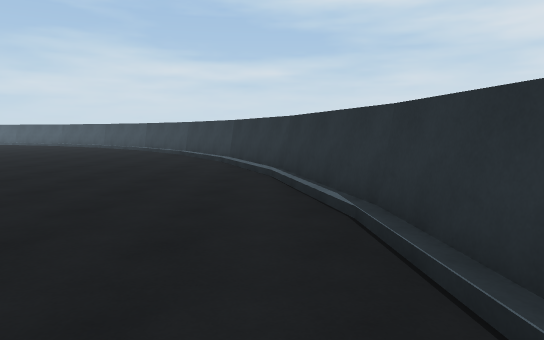
view 1 (above)

17 first-person views from a walk through a 3-D level made in the Unity game engine. The camera is 1.4 m above the floor, tilts 6° down and sees 70° across. The floor is counted in squares, 2 m on a side. Each view is taken from the middle of a square. On the plan, view 1 faces up. The plan holds only what a view shows up to about 11 squares ahead; the rest is blank. The place goes on beyond the plan.

view 2
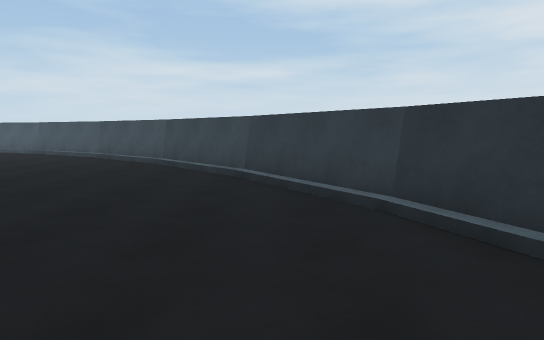

view 3
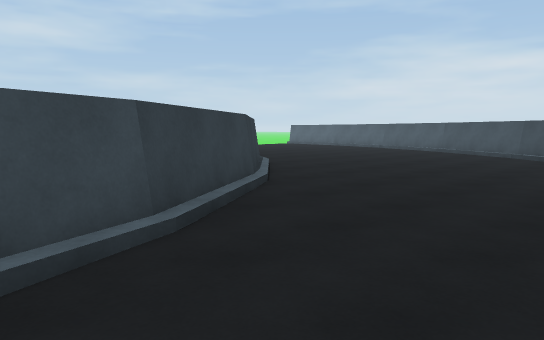

view 4
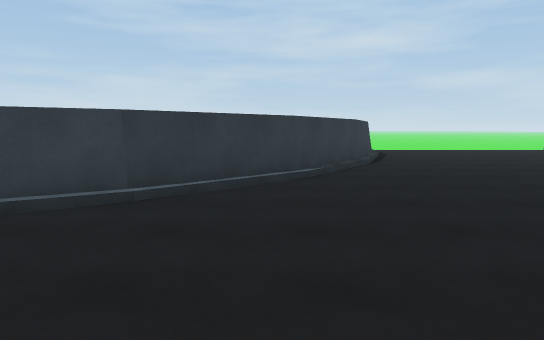

view 5
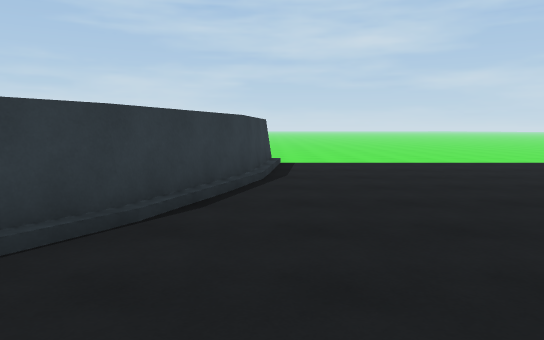

view 6
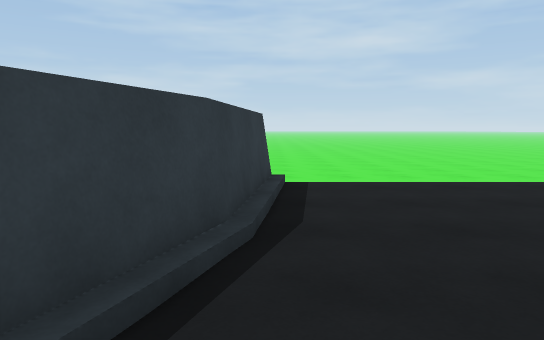

view 7
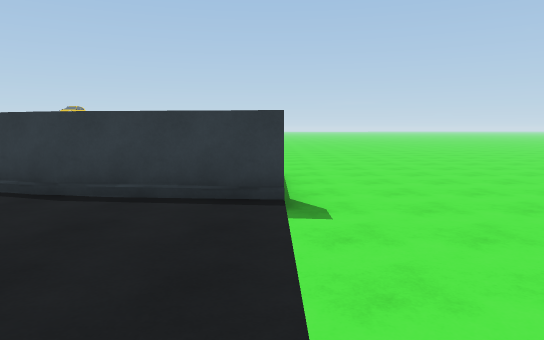

view 8
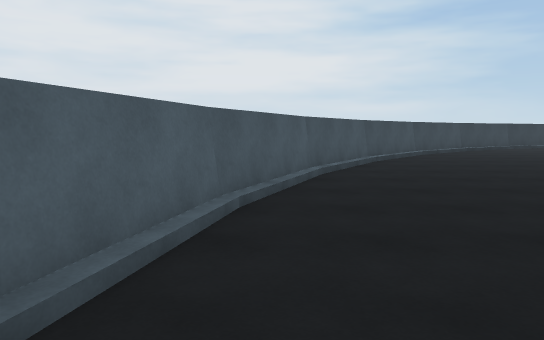

view 9
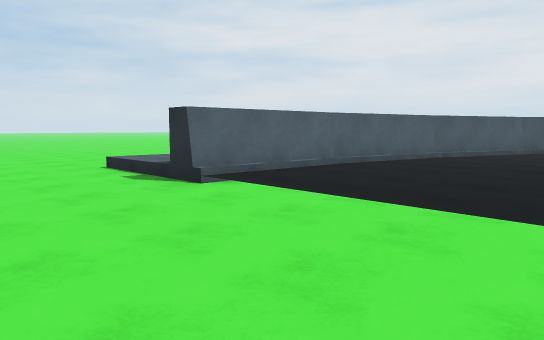

view 10
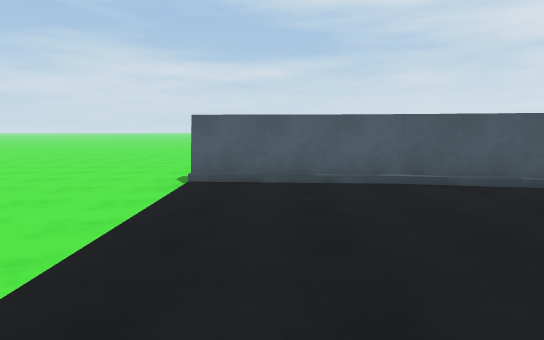

view 11
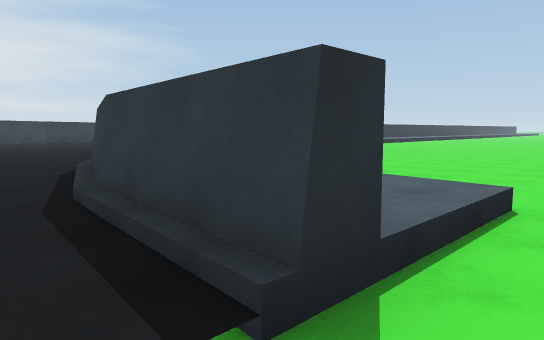

view 12
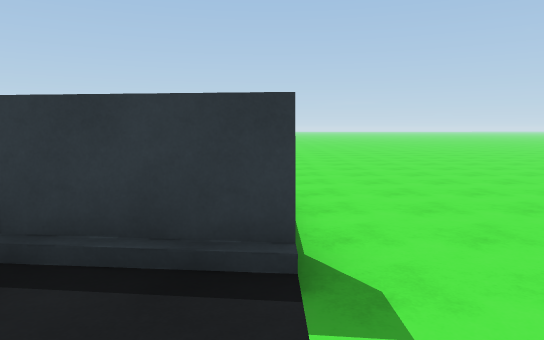

view 13
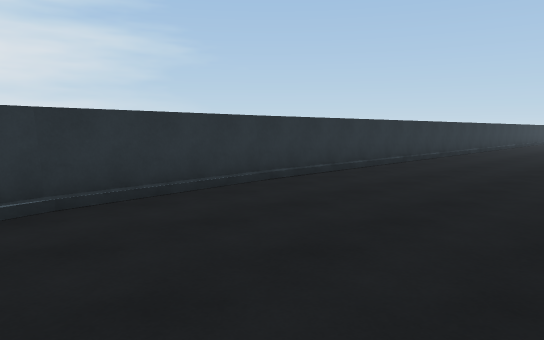

view 14
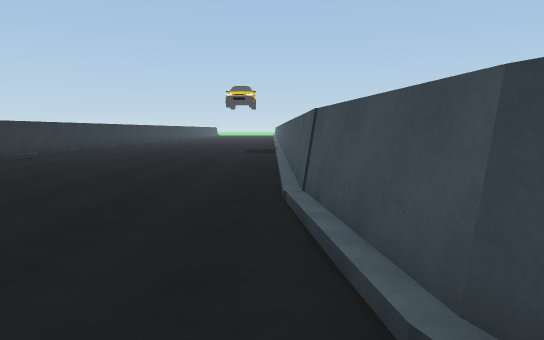

view 15
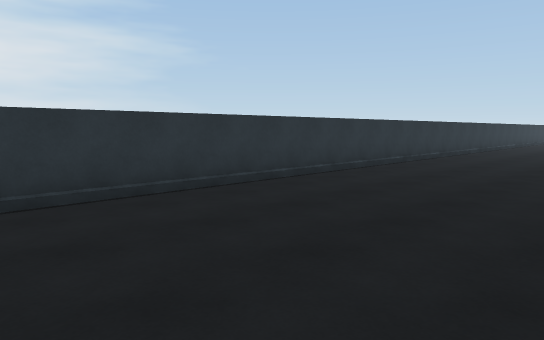

view 16
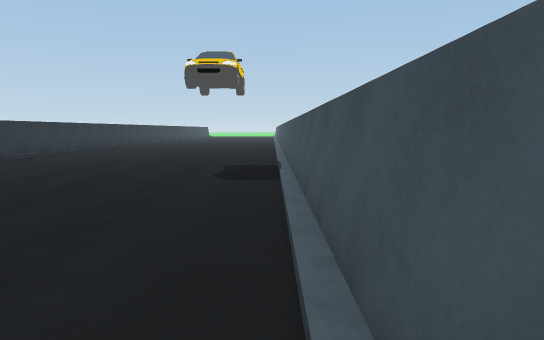

view 17
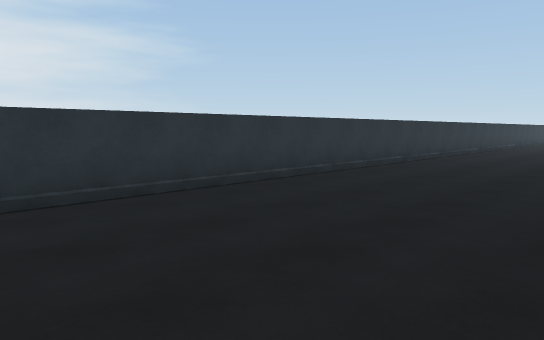

### Floor plan
Key: @ floor where view 1 was taken; # wall or solid block; . main floor; : floor 0.25 m higher than the main floor; - floor 0.25 m lower than the main floor; / step, stairs or slope.
Columns run from 22 left of view 1 to 1 right of it. Each row starts with its distance up from view 1.
 22 ------
 21 -----//
 20  ----/:
 19 -----####
 18 -----///####
 17 -----/.....####
 16 -----/........###
 15 -----/..........##
 14 -----/...........##
 13 -----/............##
 12 -----####..........#
 11  ----/  ###........##
 10  ----/:   ###.......##
  9 -----//     ##.......##
  8 -------      ##.......#
  7 --------      ##......#
  6 ---------      #......##
  5 ---------      ##......#
  4 ----- ----      #......#
  3 ----- ----      #......#
  2       ----      #......#
  1       ---       #/.....#
  0       --         /....@#
 -1                  /.....#
 -2                  /.....#
 -3                  /.....#
 -4                  /.....#
 -5                  /.....#
 -6                  /.....#
 -7                  /.....#
 -8                  /.....#
 -9                  /.....#
-10                  /.....#
-11                  /.....#
-12                  /.....#
-13                  /.....#

Positions as (right, up) in squares from view 1, and headings:
1: (0, 0), facing up
2: (-2, 5), facing up
3: (-4, 4), facing up-left
4: (-4, 9), facing left
5: (-9, 12), facing left
6: (-12, 12), facing left
7: (-17, 16), facing down
8: (-15, 17), facing right
9: (-20, 14), facing up-right
10: (-16, 13), facing up
11: (-18, 13), facing down-right
12: (-17, 14), facing down
13: (-3, 4), facing down-right
14: (-5, 4), facing down
15: (-3, -2), facing down-right
16: (-5, -2), facing down
17: (-3, -7), facing down-right
